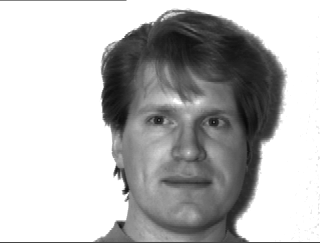
#> input picture week7/face_data/subject01.centerlight.png, 320 x 243 px; its folder holds only this picture in this run
$ jupyter execute --allow-errors TruongMinhHieu_21002145_now.ipynb
#> lines starting #> are read from the running program, lines starting #| are printed output that depends on the picture
[cell 1]
import numpy as np
import cv2
import matplotlib.pyplot as plt
# path to the database - change it if needed
path = 'face_data/'
ids = range(1, 16) # 15 people
states = ['centerlight', 'glasses', 'happy', 'leftlight',
'noglasses', 'normal', 'rightlight','sad',
'sleepy', 'surprised', 'wink' ]
prefix = 'subject'
surfix = '.png' #file extension is png
# open one picture to get the image's size
fn = prefix + '01.' + states[0] + surfix
im = cv2.imread(path + fn, 0)
#> im is the input picture: shape (243, 320); min 9, max 255, mean 184.5
h = im.shape[0] # hight
#> h = 243
w = im.shape[1] # width
#> w = 320
D = h * w
#> D = 77760
N = len(states)*15
print(N, D, h, w)
#| 165 77760 243 320
X = np.zeros((D, N))
# collect all data
count = 0

Y = []
# there are 15 people
#> (the rest of this cell did not finish here and is left out)

(i) Giảm số chiều dữ liệu xuống còn 125.

[cell 2]
X = X.T
X.shape
#> Out = (165, 77760)

[cell 3]
Y = np.asarray(Y)
# Y = np.asarray([Y])
Y.shape

[cell 4]
from sklearn.decomposition import PCA

pca = PCA(n_components=125)
X_pca = pca.fit_transform(X)
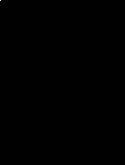
#> X_pca: shape (165, 125) float64; min -342.9, max 56236.6, mean 0; drawn with min black and max white

[cell 5]
X_pca.shape
#> Out = (165, 125)

(ii) Áp dụng các phương pháp phân loại nhiều lớp: Multinomial Logistic Regression, Naïve Bayes phù hợp và ANN (đã có code) để phân loại, tỷ lệ train:test là 0.7:0.3.

[cell 6]
import pandas as pd
y_df = pd.DataFrame(Y)
y_df

[cell 7]
from sklearn.preprocessing import OneHotEncoder
onehot = OneHotEncoder(sparse_output=False)

y_one_hot = onehot.fit_transform(y_df[[0]])
y_one_hot = np.asarray([np.argmax(i) for i in y_one_hot])
y_one_hot

[cell 8]
from sklearn.model_selection import train_test_split

#> (the rest of this cell did not finish here and is left out)

Multinomial Logistic Regression

[cell 9]
from sklearn.linear_model import LogisticRegression
from sklearn.metrics import accuracy_score

clf = LogisticRegression(multi_class='multinomial')
#> (the rest of this cell did not finish here and is left out)

[cell 10]
from sklearn.metrics import classification_report

#> (the rest of this cell did not finish here and is left out)

Naïve Bayes

[cell 11]
from sklearn.naive_bayes import GaussianNB

clf = GaussianNB()
#> (the rest of this cell did not finish here and is left out)

ANN

[cell 12]
from sklearn.neural_network import MLPClassifier

clf = MLPClassifier()
#> (the rest of this cell did not finish here and is left out)

(iii) Coi toàn bộ 165 ảnh đầu vào là train, tìm 5 ảnh chân dung (tùy ý) sau đó đưa về cùng kích thước như trong ảnh dữ liệu (H = 320; W = 243), với phần chân dung lệch sang tay phải theo hướng người nhìn vào. Thử dụng mô hình đã huấn luyện, chạy test xem 5 ảnh dữ liệu mới sẽ thuộc nhóm nào.

[cell 13]
X_5 = []
Y_5 = []

count = 0

for i, j in zip(X_pca, y_one_hot):
    if j == 3:
        count += 1
        X_5.append(i)
        Y_5.append(j)
        if count == 5:
            break
#> this loop made 1 pass
#> j on pass 1: 0
#> after the loop, X_5 = []; Y_5 = []; count = 0

#> (the rest of this cell did not finish here and is left out)

#> (a cell that did not finish here is left out)

[cell 15]
data = np.arange(5).reshape(1, -1)

# Display the array using imshow
plt.imshow(data, interpolation='nearest', cmap='viridis')
plt.colorbar()  # Add a colorbar for reference
plt.show()
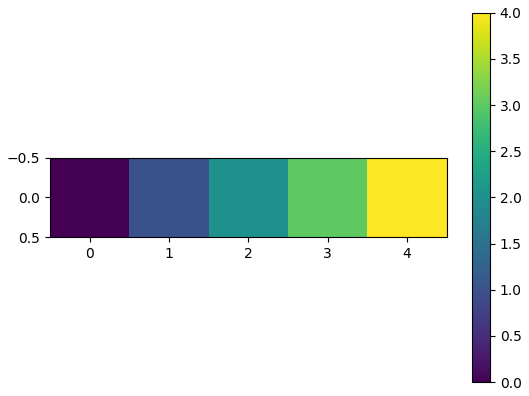
#> figure drawn by matplotlib, 2 panels
